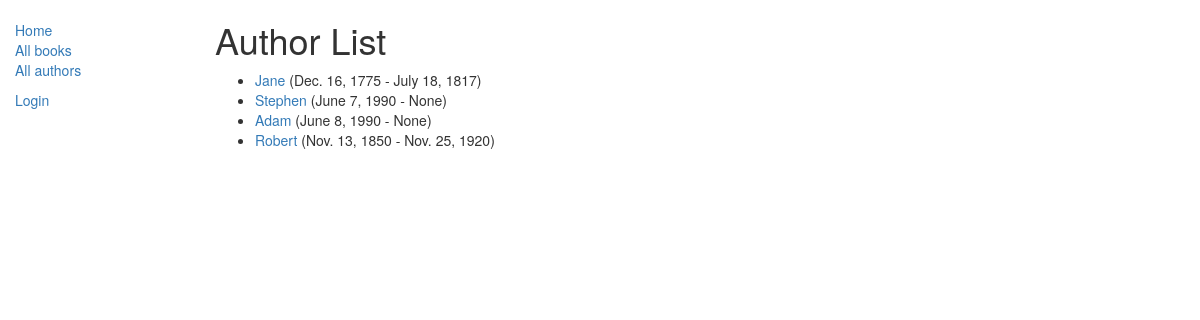
The app's page /catalog/authors/, older data.
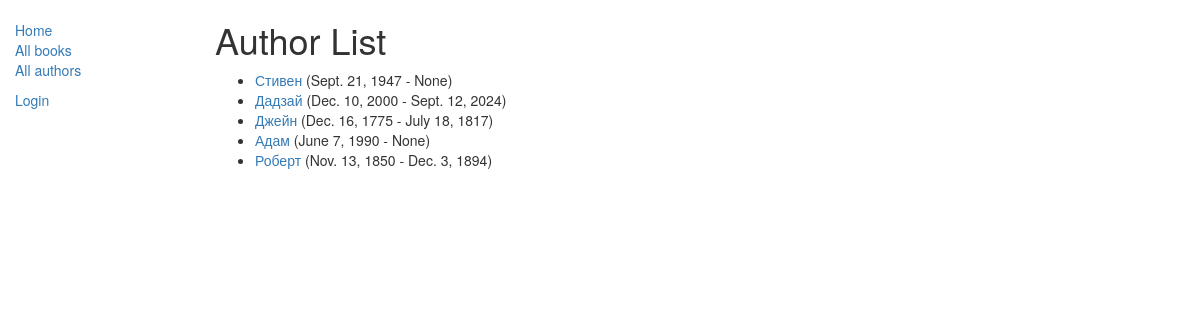
The same page, newer data.
### catalog/models.py (models this page shows, shortened)
class Author(models.Model):
    first_name = models.CharField(max_length=100)
    last_name = models.CharField(max_length=100)
    date_of_birth = models.DateField(null=True, blank=True)
    date_of_death = models.DateField('Died', null=True, blank=True)
    class Meta:
        ordering = ['last_name']
    def get_absolute_url(self):
        return reverse('author-detail', args=[str(self.id)])

### catalog/views.py (the view)
# urls.py: path('authors/', views.AuthorListView.as_view(), name='authors'),
class AuthorListView(generic.ListView):
    model = Author

### catalog/templates/catalog/author_list.html (shortened to what this page needs)
{% extends "base_generic.html" %}
{% block content %}
  <h1>Author List</h1>
  {% if author_list %}
    <ul>
      {% for author in author_list %}
      <li>
        <a href="{{ author.get_absolute_url }}">{{ author.first_name }}</a> ({{author.date_of_birth}} - {{author.date_of_death }})
      </li>
      {% endfor %}
    </ul>
  {% else %}
    <p>There are no authors in the library.</p>
  {% endif %}
{% endblock %}

### catalog/templates/base_generic.html (shortened to what this page needs)
<!doctype html>
<html lang="en">
  <head>
    <link
      rel="stylesheet"
      href="https://maxcdn.bootstrapcdn.com/bootstrap/3.3.7/css/bootstrap.min.css" />
    {% load static %}
    <link rel="stylesheet" href="{% static 'css/styles.css' %}" />
  </head>
  <body>
    <div class="container-fluid">
      <div class="row">
        <div class="col-sm-2">
          {% block sidebar %}
            <ul class="sidebar-nav">
              <li><a href="{% url 'index' %}">Home</a></li>
              <li><a href="{% url 'books' %}">All books</a></li>
              <li><a href="{% url 'authors' %}">All authors</a></li>
            </ul>
            {% if user.is_authenticated %}
          User: {{ user.get_username }}<br>
          <a href="{% url 'my-borrowed' %}">My Borrowed</a>
            <form method="post" action="{% url 'logout' %}">
            {% csrf_token %}
            <button type="submit">Logout</button>
            </form>
            {% else %}
            <a href="{% url 'login' %}">Login</a>
            {% endif %}
          {% endblock %}
        </div>
        <div class="col-sm-10 ">{% block content %}{% endblock %}
        </div>
      </div>
    </div>
  </body>
</html>

### catalog/static/css/styles.css (style rules this page uses)
.sidebar-nav { margin-top: 20px; padding: 0; list-style: none; }

Row changes from the older to the newer data that the page shows:
removed Author: first_name "Jane", date_of_birth "Dec. 16, 1775", date_of_death "July 18, 1817"
removed Author: first_name "Adam", date_of_birth "June 8, 1990", date_of_death "None"
changed Author: first_name "Stephen" → "Стивен"; date_of_birth "June 7, 1990" → "Sept. 21, 1947"
added Author: first_name "Дадзай", date_of_birth "Dec. 10, 2000", date_of_death "Sept. 12, 2024"
changed Author: first_name "Robert" → "Джейн"; date_of_birth "Nov. 13, 1850" → "Dec. 16, 1775"; date_of_death "Nov. 25, 1920" → "July 18, 1817"
added Author: first_name "Адам", date_of_birth "June 7, 1990", date_of_death "None"
added Author: first_name "Роберт", date_of_birth "Nov. 13, 1850", date_of_death "Dec. 3, 1894"
